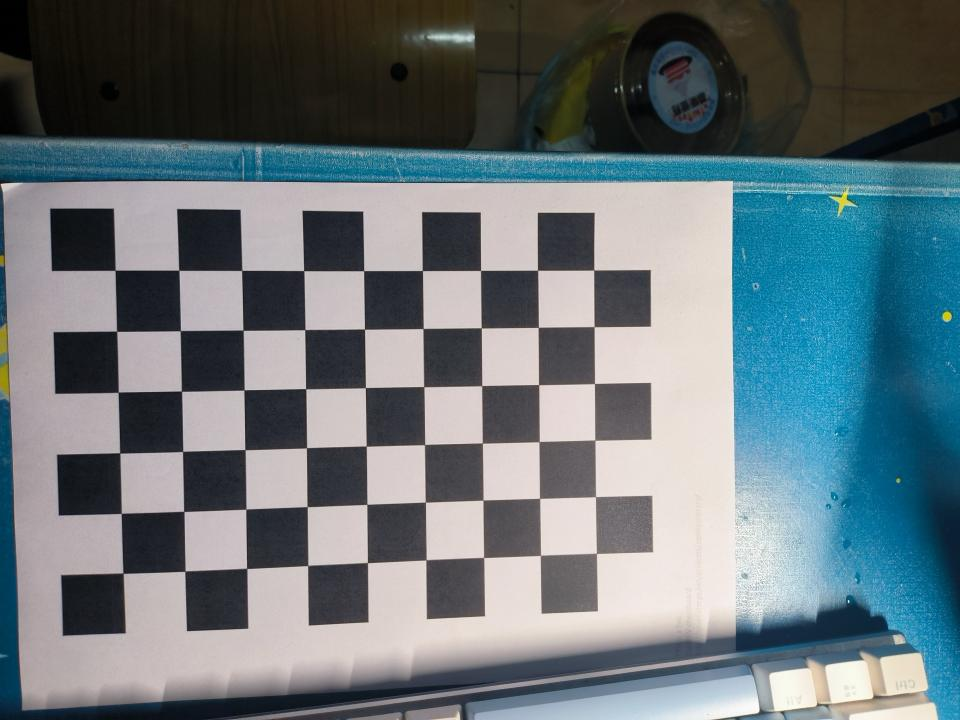
#> input picture Python/23.12.29 jiaozheng/fix/1.jpg, 960 x 720 px; its folder holds only this picture in this run
$ python main.py
#> lines starting #> are read from the running program, lines starting #| are printed output that depends on the picture; after the words box and inside, x2 and y2 are one past the last pixel; in counts of white or black regions, pixels touching at a corner belong together; long printed decimals are rounded
import cv2
import glob
import numpy as np

objpoints_img = []  # 保存棋盘格上角点的三维坐标
obj_world_pts = []  # 三维世界坐标
images_points = []  # 保存所有角点

BOARDSIZE = (9, 6)  # 棋盘格每行每列角点个数

# 转世界坐标系
for i in range(BOARDSIZE[1]):
    for j in range(BOARDSIZE[0]):
        obj_world_pts.append((j, i, 0))

images_path = glob.glob("F:/Code/Python/23.12.29 jiaozheng/fix/*.jpg")  # 待处理图路径


for image_path in images_path:
    image = cv2.imread(image_path)
#> image is the input picture: shape (720, 960, 3); mean B, G, R 121.3, 116.2, 103.7

    if image is None:
        print(f"Failed to load image at {image_path}")
        continue

    img_gray = cv2.cvtColor(image, cv2.COLOR_BGR2GRAY)
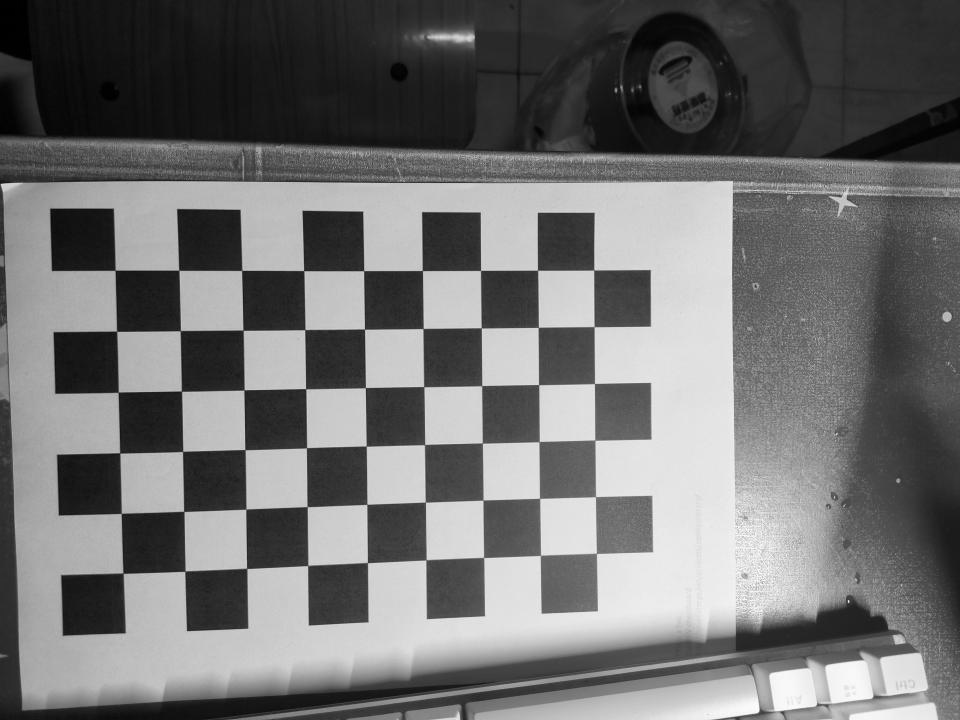
#> img_gray: shape (720, 960); min 0, max 255, mean 113.1

    # 检测角点
    found_success, img_corner_points = cv2.findChessboardCorners(
        img_gray, BOARDSIZE, flags=cv2.CALIB_CB_ADAPTIVE_THRESH | cv2.CALIB_CB_FAST_CHECK | cv2.CALIB_CB_NORMALIZE_IMAGE
    )
#> found_success = True; img_corner_points = 54 rows, first 8: [115, 270.2], [178.8, 270.2], [241.7, 270.4], [303.6, 270.7], [363.6, 270.7], [422.4, 270.5], [480.5, 270.5], [537.5, 270.2]

    # 显示角点
    if found_success:
        criteria = (cv2.TERM_CRITERIA_EPS + cv2.TERM_CRITERIA_MAX_ITER, 30, 0.001)

        # 进一步提取亚像素角点
        cv2.cornerSubPix(img_gray, img_corner_points, (11, 11), (-1, -1), criteria)

        # 绘制角点
        cv2.drawChessboardCorners(image, BOARDSIZE, img_corner_points, found_success)
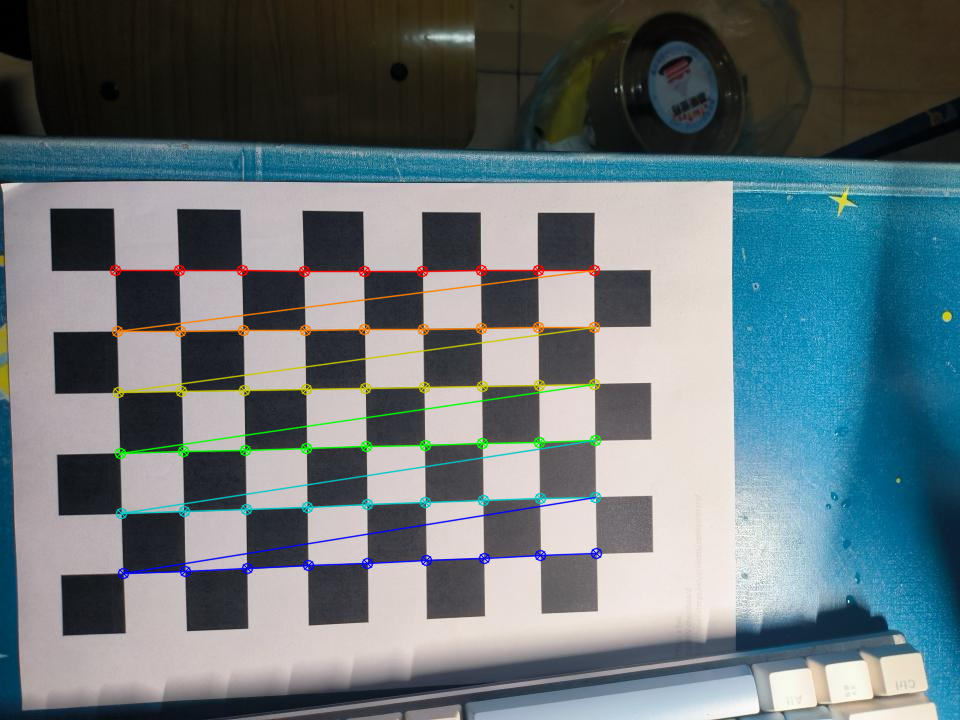
#> image: shape (720, 960, 3); 2.9% of pixels changed, all inside (x1, y1, x2, y2) = (109, 264, 603, 580)

        objpoints_img.append(np.array(obj_world_pts, dtype=np.float32))
        images_points.append(img_corner_points)

    cv2.imshow("image", image)
    cv2.waitKey(200)

# 计算内参和畸变系数等
cameraMatrix = np.zeros((3, 3))
distCoeffs = np.zeros((5, 1))
rvecs = [np.zeros((3, 1)) for _ in range(len(images_path))]
tvecs = [np.zeros((3, 1)) for _ in range(len(images_path))]

_, cameraMatrix, distCoeffs, rvecs, tvecs = cv2.calibrateCamera(
    objpoints_img, images_points, img_gray.shape[::-1], cameraMatrix, distCoeffs, rvecs, tvecs
)
#> cameraMatrix = [[789.3, 0, 550], [0, 795.2, 334.7], [0, 0, 1]]; distCoeffs = [0.05, 0.183, -0.00184, 0.00623, -0.538]; rvecs = ([0.0246, -0.108, -0.00989],); tvecs = ([-7.18, -1.05, 13.12],)

print("cameraMatrix:")
print(cameraMatrix)
#| [[789.274   0.         550.026]
#|  [  0.         795.201 334.671]
#|  [  0.           0.           1.        ]]
print("*****************************")
print("distCoeffs:")
print(distCoeffs)
#| [[ 0.05003]
#|  [ 0.1831]
#|  [-0.00184]
#|  [ 0.00623]
#|  [-0.5376]]
print("*****************************")
print("Rotation vectors:")
for rvec in rvecs:
    print(rvec)
#> this loop made 1 pass
#| [[ 0.02462]
#|  [-0.1077]
#|  [-0.009895]]
print("*****************************")
print("Translation vectors:")
for tvec in tvecs:
    print(tvec)
#> this loop made 1 pass
#| [[-7.180]
#|  [-1.047]
#|  [13.124 ]]

# 畸变图像校准
src = cv2.imread("F:/Code/Python/23.12.29 jiaozheng/image3.jpg")
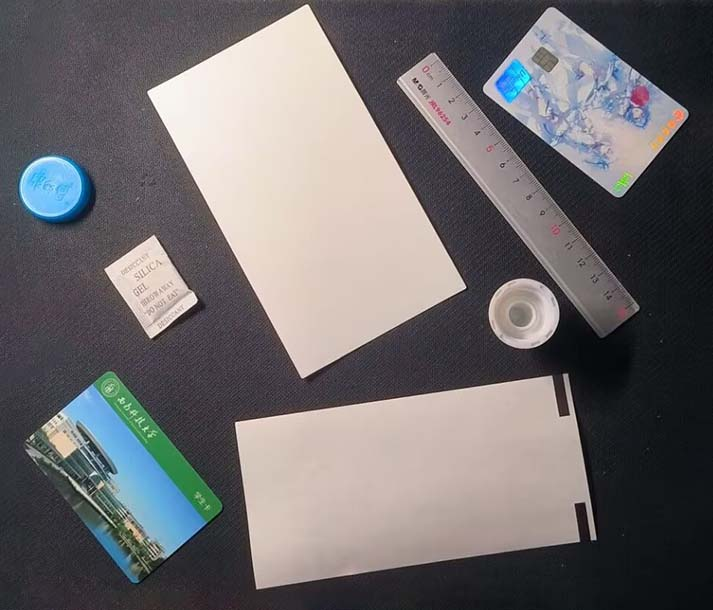
#> input picture Python/23.12.29 jiaozheng/image3.jpg, 713 x 610 px, found by its file name
#> src is the input picture: shape (610, 713, 3); mean B, G, R 108.6, 106.8, 110
dst = cv2.undistort(src, cameraMatrix, distCoeffs)
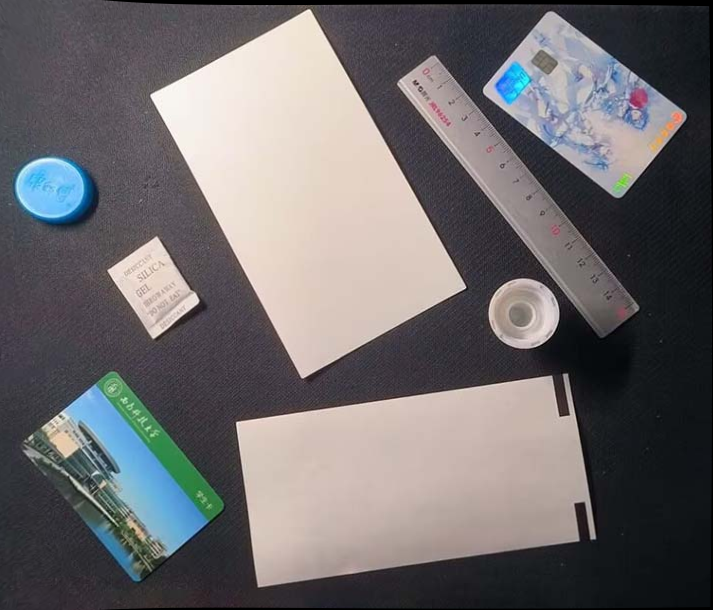
#> dst: shape (610, 713, 3); mean B, G, R 107.4, 105.6, 108.7

cv2.imshow("image_dst", dst)
cv2.waitKey(100)
cv2.imwrite("F:/Code/Python/23.12.29 jiaozheng/fiximage3.jpg", dst)

cv2.destroyAllWindows()
